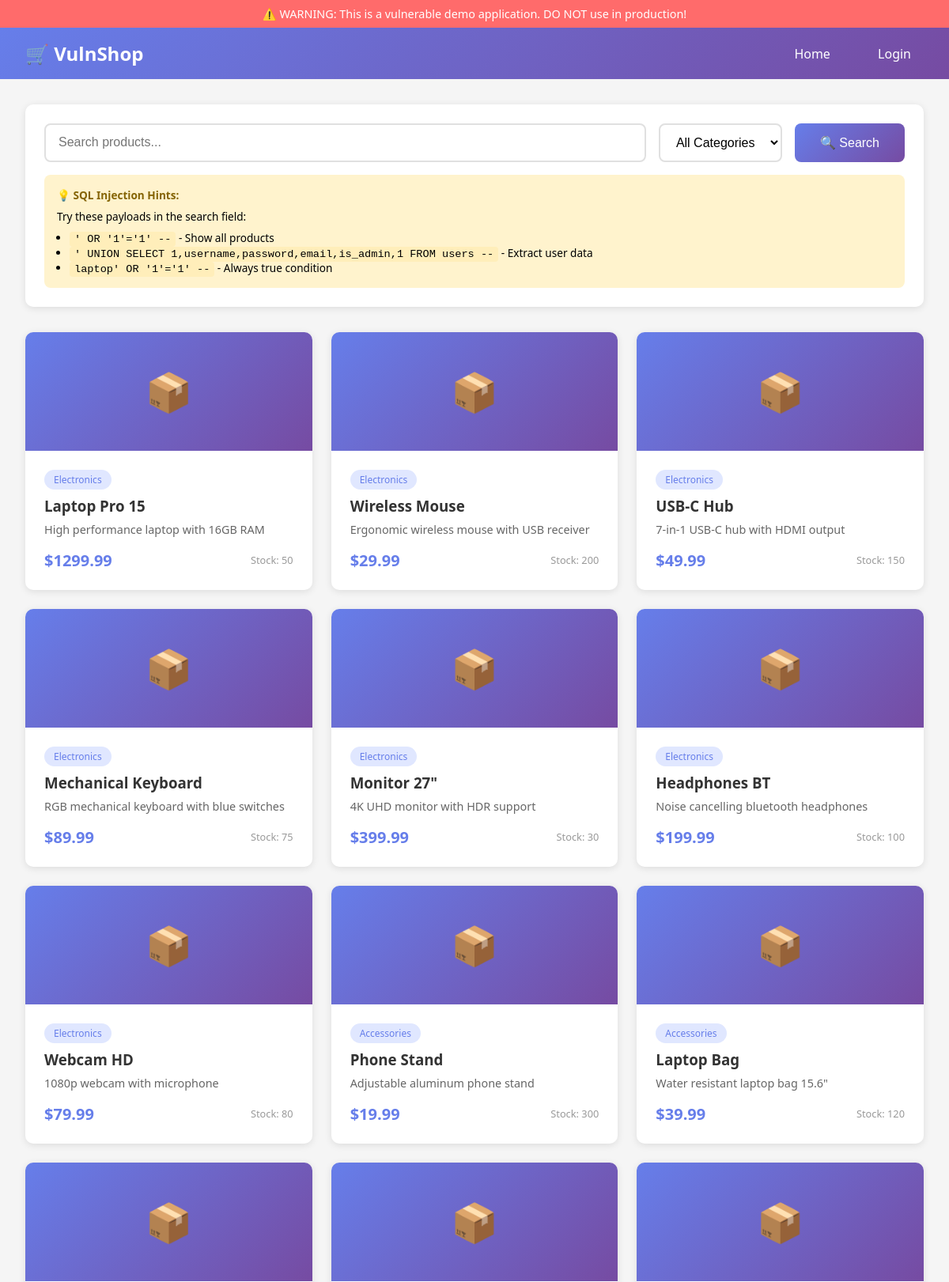
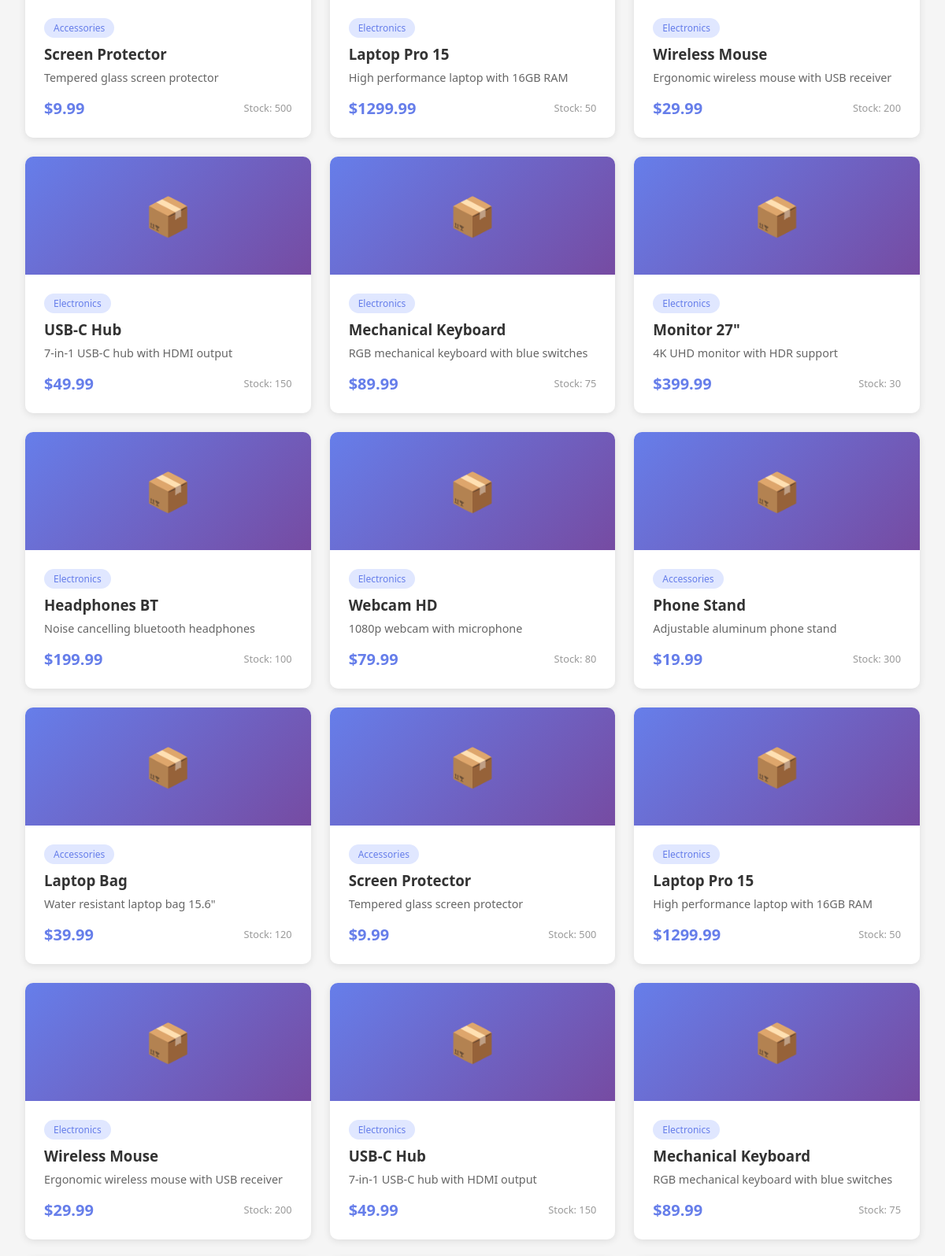
Page /products (upper part) on the committed database (2 pictures, top to bottom).
### tables this page shows
CREATE TABLE products (
            id INTEGER PRIMARY KEY AUTOINCREMENT,
            name TEXT NOT NULL,
            description TEXT,
            price REAL,
            category TEXT,
            stock INTEGER DEFAULT 0
        );

### app.py (the view)
@app.route('/products')
def products():
    search = request.args.get('search', '')
    category = request.args.get('category', '')
    conn = get_db()
    cursor = conn.cursor()
    if search:
        query = f"SELECT * FROM products WHERE name LIKE '%{search}%' OR description LIKE '%{search}%'"
    elif category:
        query = f"SELECT * FROM products WHERE category = '{category}'"
    else:
        query = "SELECT * FROM products"
    print(f"[DEBUG] Executing query: {query}")  # For demonstration
    try:
        cursor.execute(query)
        products_list = cursor.fetchall()
    except Exception as e:
        products_list = []
        print(f"[ERROR] {str(e)}")
    conn.close()
    return render_template('products.html', products=products_list, search=search, category=category)

### app.py (called while the page is built)
def get_db():
    conn = sqlite3.connect(DATABASE)
    conn.row_factory = sqlite3.Row
    return conn

### templates/products.html (shortened to what this page needs)
<!DOCTYPE html>
<html lang="en">
<head>
</head>
<body>
    <div class="warning-banner">
        ⚠️ WARNING: This is a vulnerable demo application. DO NOT use in production!
    </div>
    <nav>
        <a href="/" class="logo">🛒 VulnShop</a>
        <div class="nav-links">
            <a href="/">Home</a>
            {% if session.get('logged_in') %}
            <span class="user-info">Welcome, {{ session.get('username') }}!</span>
            <a href="/logout">Logout</a>
            {% else %}
            <a href="/login">Login</a>
            {% endif %}
        </div>
    </nav>
    <main class="container">
        <div class="search-section">
            <form class="search-form" method="GET" action="/products">
                <input type="text" name="search" placeholder="Search products..." value="{{ search }}">
                <select name="category">
                    <option value="">All Categories</option>
                </select>
                <button type="submit" class="btn-search">🔍 Search</button>
            </form>
            <div class="hint-box">
                <h4>💡 SQL Injection Hints:</h4>
                <p>Try these payloads in the search field:</p>
                <ul style="margin-left: 1rem; margin-top: 0.5rem;">
                    <li><code>' OR '1'='1' --</code> - Show all products</li>
                    <li><code>' UNION SELECT 1,username,password,email,is_admin,1 FROM users --</code> - Extract user data</li>
                    <li><code>laptop' OR '1'='1' --</code> - Always true condition</li>
                </ul>
            </div>
        </div>
        {% if products %}
        <div class="products-grid">
            {% for product in products %}
            <div class="product-card">
                <div class="product-image">📦</div>
                <div class="product-info">
                    <span class="category-badge">{{ product[4] if product[4] else 'N/A' }}</span>
                    <h3>{{ product[1] }}</h3>
                    <p>{{ product[2] }}</p>
                    <div class="product-meta">
                        <span class="price">{% if product[3] is number %}${{ "%.2f"|format(product[3]) }}{% else %}{{ product[3] }}{% endif %}</span>
                        <span class="stock">Stock: {{ product[5] }}</span>
                    </div>
                </div>
            </div>
            {% endfor %}
        </div>
        {% else %}
        <div class="no-products">
            <h3>No products found</h3>
            <p>Try a different search term or browse all products.</p>
        </div>
        {% endif %}
    </main>
</body>
</html>

### templates/products.html (style rules this page uses)
* { margin: 0; padding: 0; box-sizing: border-box; }
body { font-family: 'Segoe UI', Tahoma, Geneva, Verdana, sans-serif; background: #f5f5f5; min-height: 100vh; }
nav { background: linear-gradient(135deg, #667eea 0%, #764ba2 100%); padding: 1rem 2rem; display: flex; justify-content: space-between; align-items: center; }
nav .logo { color: white; font-size: 1.5rem; font-weight: bold; text-decoration: none; }
nav .nav-links a { color: white; text-decoration: none; margin-left: 1.5rem; padding: 0.5rem 1rem; border-radius: 5px; transition: background 0.3s; }
.container { max-width: 1200px; margin: 0 auto; padding: 2rem; }
.search-section { background: white; padding: 1.5rem; border-radius: 10px; box-shadow: 0 2px 10px rgba(0,0,0,0.1); margin-bottom: 2rem; }
.search-form { display: flex; gap: 1rem; flex-wrap: wrap; }
.search-form input[type="text"] { flex: 1; min-width: 250px; padding: 0.8rem 1rem; border: 2px solid #e0e0e0; border-radius: 8px; font-size: 1rem; }
.search-form select { padding: 0.8rem 1rem; border: 2px solid #e0e0e0; border-radius: 8px; font-size: 1rem; background: white; }
.btn-search { padding: 0.8rem 2rem; background: linear-gradient(135deg, #667eea 0%, #764ba2 100%); color: white; border: none; border-radius: 8px; font-size: 1rem; cursor: pointer; transition: transform 0.3s; }
.products-grid { display: grid; grid-template-columns: repeat(auto-fill, minmax(280px, 1fr)); gap: 1.5rem; }
.product-card { background: white; border-radius: 10px; overflow: hidden; box-shadow: 0 2px 10px rgba(0,0,0,0.1); transition: transform 0.3s, box-shadow 0.3s; }
.product-image { height: 150px; background: linear-gradient(135deg, #667eea 0%, #764ba2 100%); display: flex; justify-content: center; align-items: center; font-size: 3rem; }
.product-info { padding: 1.5rem; }
.product-info h3 { color: #333; margin-bottom: 0.5rem; }
.product-info p { color: #666; font-size: 0.9rem; margin-bottom: 1rem; }
.product-meta { display: flex; justify-content: space-between; align-items: center; }
.price { font-size: 1.25rem; font-weight: bold; color: #667eea; }
.stock { font-size: 0.8rem; color: #999; }
.category-badge { display: inline-block; padding: 0.25rem 0.75rem; background: #e0e7ff; color: #667eea; border-radius: 20px; font-size: 0.75rem; margin-bottom: 0.5rem; }
.hint-box { margin-top: 1rem; padding: 1rem; background: #fff3cd; border-radius: 8px; font-size: 0.85rem; }
.hint-box h4 { color: #856404; margin-bottom: 0.5rem; }
.hint-box code { background: #ffeeba; padding: 2px 6px; border-radius: 4px; font-family: monospace; }
.warning-banner { background: #ff6b6b; color: white; text-align: center; padding: 0.5rem; font-size: 0.9rem; }

### rows in the picture
products: category "Electronics", name "Laptop Pro 15", description "High performance laptop with 16GB RAM", price "1299.99", stock "50"
products: category "Electronics", name "Wireless Mouse", description "Ergonomic wireless mouse with USB receiver", price "29.99", stock "200"
products: category "Electronics", name "USB-C Hub", description "7-in-1 USB-C hub with HDMI output", price "49.99", stock "150"
products: category "Electronics", name "Mechanical Keyboard", description "RGB mechanical keyboard with blue switches", price "89.99", stock "75"
products: category "Electronics", name "Monitor 27\"", description "4K UHD monitor with HDR support", price "399.99", stock "30"
products: category "Electronics", name "Headphones BT", description "Noise cancelling bluetooth headphones", price "199.99", stock "100"
products: category "Electronics", name "Webcam HD", description "1080p webcam with microphone", price "79.99", stock "80"
products: category "Accessories", name "Phone Stand", description "Adjustable aluminum phone stand", price "19.99", stock "300"
products: category "Accessories", name "Laptop Bag", description "Water resistant laptop bag 15.6\"", price "39.99", stock "120"
products: category "Accessories", name "Screen Protector", description "Tempered glass screen protector", price "9.99", stock "500"
products: category "Electronics", name "Laptop Pro 15", description "High performance laptop with 16GB RAM", price "1299.99", stock "50"
products: category "Electronics", name "Wireless Mouse", description "Ergonomic wireless mouse with USB receiver", price "29.99", stock "200"
products: category "Electronics", name "USB-C Hub", description "7-in-1 USB-C hub with HDMI output", price "49.99", stock "150"
products: category "Electronics", name "Mechanical Keyboard", description "RGB mechanical keyboard with blue switches", price "89.99", stock "75"
products: category "Electronics", name "Monitor 27\"", description "4K UHD monitor with HDR support", price "399.99", stock "30"
products: category "Electronics", name "Headphones BT", description "Noise cancelling bluetooth headphones", price "199.99", stock "100"
products: category "Electronics", name "Webcam HD", description "1080p webcam with microphone", price "79.99", stock "80"
products: category "Accessories", name "Phone Stand", description "Adjustable aluminum phone stand", price "19.99", stock "300"
products: category "Accessories", name "Laptop Bag", description "Water resistant laptop bag 15.6\"", price "39.99", stock "120"
products: category "Accessories", name "Screen Protector", description "Tempered glass screen protector", price "9.99", stock "500"
products: category "Electronics", name "Laptop Pro 15", description "High performance laptop with 16GB RAM", price "1299.99", stock "50"
products: category "Electronics", name "Wireless Mouse", description "Ergonomic wireless mouse with USB receiver", price "29.99", stock "200"
products: category "Electronics", name "USB-C Hub", description "7-in-1 USB-C hub with HDMI output", price "49.99", stock "150"
products: category "Electronics", name "Mechanical Keyboard", description "RGB mechanical keyboard with blue switches", price "89.99", stock "75"
